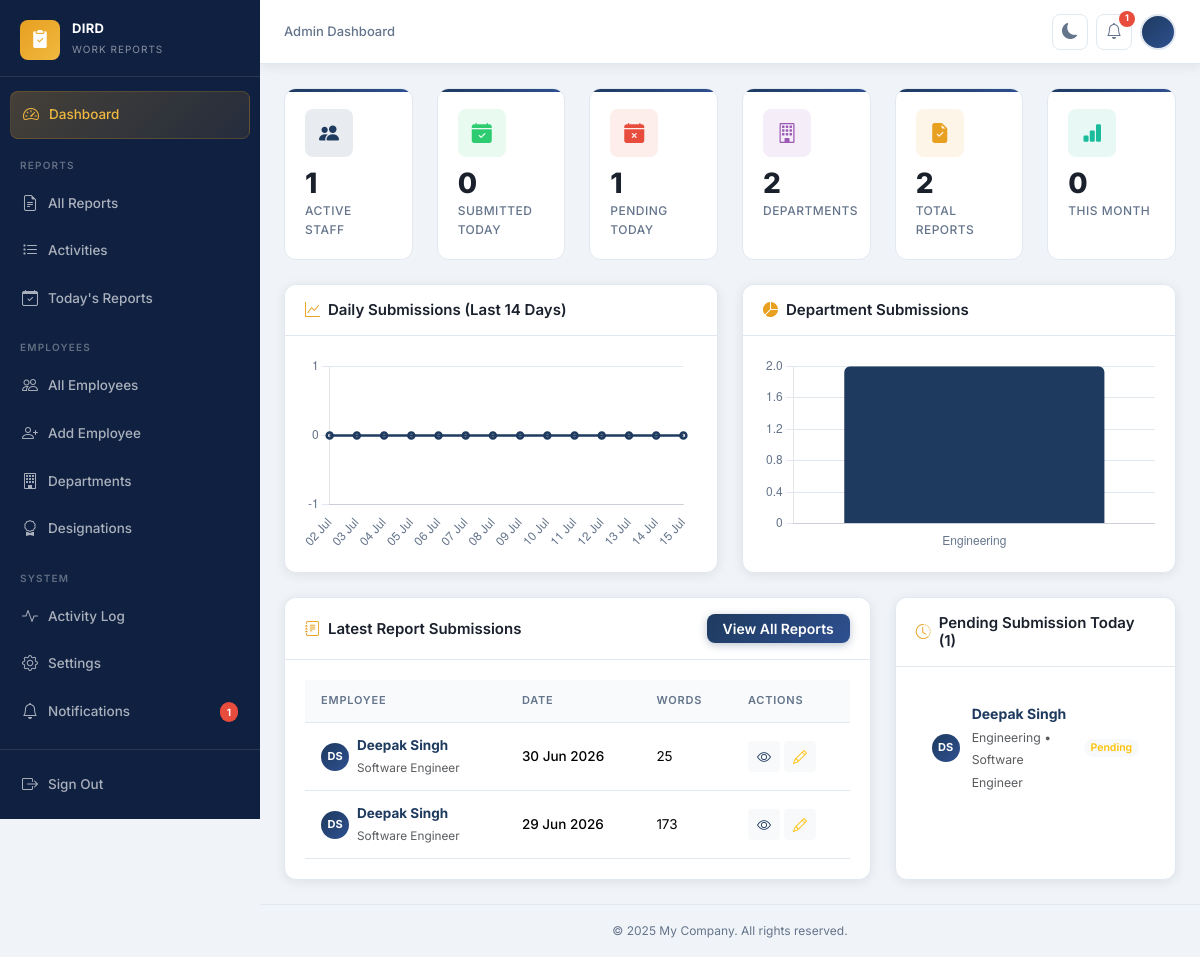
Page /dashboard/ (signed in) on the earlier database version.
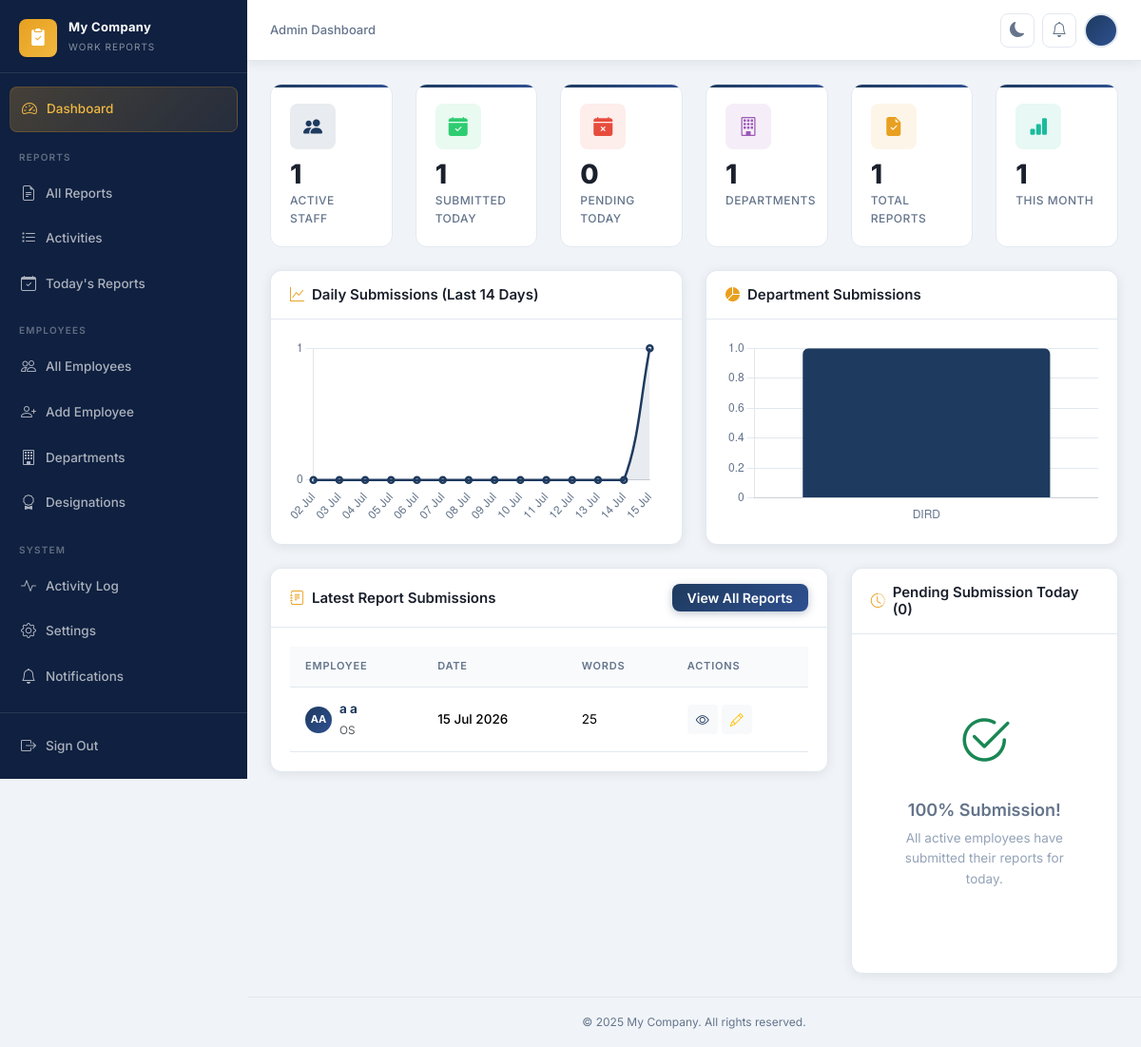
Same page on the later database version.
### apps/core/models.py (models this page shows, shortened)
class CompanySettings(models.Model):
    company_name = models.CharField(max_length=200, default='My Company')
    company_logo = models.ImageField(upload_to='company/', null=True, blank=True)
    timezone = models.CharField(max_length=100, default='Asia/Kolkata')
    date_format = models.CharField(
        max_length=30,
        default='%d %B %Y',
        help_text='Python strftime format string',
    )
    submission_deadline = models.TimeField(
        default='23:59',
        help_text='Daily report submission deadline (HH:MM)',
    )
    footer_text = models.CharField(
        max_length=300,
        default='© 2025 My Company. All rights reserved.',
    )
    theme = models.CharField(
        max_length=10,
        choices=[('light', 'Light'), ('dark', 'Dark')],
        default='light',
    )
    updated_at = models.DateTimeField(auto_now=True)
    class Meta:
        verbose_name = 'Company Settings'
        verbose_name_plural = 'Company Settings'
    @classmethod
    def get_settings(cls) -> 'CompanySettings':
        obj, _ = cls.objects.get_or_create(pk=1)
        return obj

### apps/reports/models.py (models this page shows, shortened)
class DailyReport(models.Model):
    employee = models.ForeignKey(
        'employees.EmployeeProfile',
        on_delete=models.CASCADE,
        related_name='daily_reports',
    )
    date = models.DateField(default=timezone.localdate)
    report_text = models.TextField(blank=True)
    word_count = models.PositiveIntegerField(default=0, editable=False)
    is_edited = models.BooleanField(default=False)
    created_at = models.DateTimeField(auto_now_add=True)
    updated_at = models.DateTimeField(auto_now=True)
    class Meta:
        ordering = ['-date', '-created_at']
        unique_together = [('employee', 'date')]
        verbose_name = 'Daily Report'
        verbose_name_plural = 'Daily Reports'

### apps/employees/models.py (models this page shows, shortened)
class EmployeeProfile(models.Model):
    user = models.OneToOneField(
        User,
        on_delete=models.CASCADE,
        related_name='employee_profile',
    )
    department = models.ForeignKey(
        Department,
        on_delete=models.SET_NULL,
        null=True,
        blank=True,
        related_name='employee_profiles',
    )
    designation = models.ForeignKey(
        Designation,
        on_delete=models.SET_NULL,
        null=True,
        blank=True,
        related_name='employee_profiles',
    )
    employee_id = models.CharField(max_length=20, unique=True, blank=True)
    phone = models.CharField(max_length=20, blank=True)
    avatar = models.ImageField(upload_to='avatars/', null=True, blank=True)
    date_of_joining = models.DateField(null=True, blank=True)
    is_active = models.BooleanField(default=True)
    created_at = models.DateTimeField(auto_now_add=True)
    updated_at = models.DateTimeField(auto_now=True)
    class Meta:
        ordering = ['user__first_name', 'user__last_name']
        verbose_name = 'Employee Profile'
        verbose_name_plural = 'Employee Profiles'
    @property
    def full_name(self) -> str:
        return self.user.get_full_name() or self.user.username

class Designation(models.Model):
    name = models.CharField(max_length=100)
    department = models.ForeignKey(
        Department,
        on_delete=models.CASCADE,
        related_name='designations',
    )
    is_active = models.BooleanField(default=True)
    created_at = models.DateTimeField(auto_now_add=True)
    updated_at = models.DateTimeField(auto_now=True)
    class Meta:
        ordering = ['name']
        unique_together = [('name', 'department')]
        verbose_name = 'Designation'
        verbose_name_plural = 'Designations'

class Department(models.Model):
    name = models.CharField(max_length=100, unique=True)
    description = models.TextField(blank=True)
    is_active = models.BooleanField(default=True)
    created_at = models.DateTimeField(auto_now_add=True)
    updated_at = models.DateTimeField(auto_now=True)
    class Meta:
        ordering = ['name']
        verbose_name = 'Department'
        verbose_name_plural = 'Departments'

### apps/dashboard/views.py (the view)
# urls.py: path('', views.DashboardView.as_view(), name='index'),
class DashboardView(EmployeeRequiredMixin, View):
    def get(self, request, *args, **kwargs):
        if request.user.is_staff:
            return AdminDashboardView.as_view()(request, *args, **kwargs)
        return EmployeeDashboardView.as_view()(request, *args, **kwargs)

### apps/core/context_processors.py (called while the page is built)
def company_settings(request) -> dict:
    settings_obj = CompanySettings.get_settings()
    return {'company_settings': settings_obj}

### apps/core/mixins.py (called while the page is built)
    def dispatch(self, request, *args, **kwargs):
        if not request.user.is_authenticated:
            return self.handle_no_permission()
        if not request.user.is_staff:
            messages.error(request, 'You do not have permission to access this page.')
            return redirect('dashboard:index')
        return super().dispatch(request, *args, **kwargs)

    def dispatch(self, request, *args, **kwargs):
        if not request.user.is_authenticated:
            return self.handle_no_permission()
        return super().dispatch(request, *args, **kwargs)

### apps/notifications/context_processors.py (called while the page is built)
def notifications_count(request) -> dict:
    if request.user.is_authenticated:
        count = request.user.notifications.filter(is_read=False).count()
    else:
        count = 0
    return {'unread_notifications_count': count}

### templates/dashboard/admin_dashboard.html (shortened to what the changed rows need)
{% extends 'base.html' %}
{% block content %}
<div class="row g-4 mb-4">
  <div class="col-6 col-sm-4 col-xl-2">
    <div class="kpi-card h-100">
      <div class="kpi-icon green">
        <i class="bi bi-calendar-check-fill"></i>
      </div>
      <div class="kpi-value">{{ submitted_today }}</div>
      <div class="kpi-label">Submitted Today</div>
    </div>
  </div>
  <div class="col-6 col-sm-4 col-xl-2">
    <div class="kpi-card h-100">
      <div class="kpi-icon red">
        <i class="bi bi-calendar-x-fill"></i>
      </div>
      <div class="kpi-value">{{ pending_today }}</div>
      <div class="kpi-label">Pending Today</div>
    </div>
  </div>
  <div class="col-6 col-sm-4 col-xl-2">
    <div class="kpi-card h-100">
      <div class="kpi-icon purple">
        <i class="bi bi-building"></i>
      </div>
      <div class="kpi-value">{{ total_departments }}</div>
      <div class="kpi-label">Departments</div>
    </div>
  </div>
  <div class="col-6 col-sm-4 col-xl-2">
    <div class="kpi-card h-100">
      <div class="kpi-icon amber">
        <i class="bi bi-file-earmark-check-fill"></i>
      </div>
      <div class="kpi-value">{{ total_reports }}</div>
      <div class="kpi-label">Total Reports</div>
    </div>
  </div>
  <div class="col-6 col-sm-4 col-xl-2">
    <div class="kpi-card h-100">
      <div class="kpi-icon teal">
        <i class="bi bi-bar-chart-fill"></i>
      </div>
      <div class="kpi-value">{{ this_month_reports }}</div>
      <div class="kpi-label">This Month</div>
    </div>
  </div>
</div>
<div class="row g-4 mb-4">
  <div class="col-lg-6">
    <div class="card border-0 rounded-custom shadow-sm bg-surface">
      <div class="card-header">
        <h2 class="card-title"><i class="bi bi-graph-up text-accent"></i> Daily Submissions (Last 14 Days)</h2>
      </div>
      <div class="card-body">
        <canvas id="dailyChart" style="max-height: 260px;"></canvas>
      </div>
    </div>
  </div>
  <div class="col-lg-6">
    <div class="card border-0 rounded-custom shadow-sm bg-surface">
      <div class="card-header">
        <h2 class="card-title"><i class="bi bi-pie-chart-fill text-accent"></i> Department Submissions</h2>
      </div>
      <div class="card-body">
        <canvas id="deptChart" style="max-height: 260px;"></canvas>
      </div>
    </div>
  </div>
</div>
<div class="row g-4">
  <div class="col-xl-8 col-lg-7">
    <div class="card border-0 rounded-custom shadow-sm bg-surface">
      <div class="card-header d-flex justify-content-between align-items-center">
        <h2 class="card-title m-0"><i class="bi bi-journal-text text-accent"></i> Latest Report Submissions</h2>
      </div>
      <div class="card-body p-0">
        {% if latest_reports %}
          <div class="table-responsive">
            <table class="table table-hover align-middle mb-0">
              <thead>
                <tr>
                  <th>Employee</th>
                  <th>Date</th>
                  <th>Words</th>
                  <th>Actions</th>
                </tr>
              </thead>
              <tbody>
                {% for r in latest_reports %}
                  <tr>
                    <td>
                      <div class="d-flex align-items-center gap-2">
                        <div class="avatar-circle sm">
                          {% if r.employee.avatar %}
                            <img src="{{ r.employee.avatar.url }}" alt="" />
                          {% else %}
                            {{ r.employee.user.first_name|first|upper }}{{ r.employee.user.last_name|first|upper }}
                          {% endif %}
                        </div>
                        <div>
                          <strong class="d-block text-primary-custom">{{ r.employee.full_name }}</strong>
                          <span class="text-muted small">{{ r.employee.designation.name }}</span>
                        </div>
                      </div>
                    </td>
                    <td><span class="fw-500">{{ r.date|date:"d M Y" }}</span></td>
                    <td>{{ r.word_count }}</td>
                    <td>
                      <div class="d-flex gap-1">
                        <a href="{% url 'reports:admin_report_detail' r.pk %}" class="btn btn-light btn-sm text-primary-custom" data-bs-toggle="tooltip" title="View"><i class="bi bi-eye"></i></a>
                        <a href="{% url 'reports:admin_report_edit' r.pk %}" class="btn btn-light btn-sm text-warning" data-bs-toggle="tooltip" title="Edit"><i class="bi bi-pencil"></i></a>
                      </div>
                    </td>
                  </tr>
                {% endfor %}
              </tbody>
            </table>
          </div>
        {% else %}
          <div class="empty-state">
            <i class="bi bi-journals empty-state-icon"></i>
            <h3 class="empty-state-title">No Reports Today</h3>
            <p class="empty-state-text">No employees have submitted reports yet for today.</p>
          </div>
        {% endif %}
      </div>
    </div>
  </div>
  <div class="col-xl-4 col-lg-5">
    <div class="card border-0 rounded-custom shadow-sm bg-surface h-100">
      <div class="card-header">
        <h2 class="card-title"><i class="bi bi-clock-history text-accent"></i> Pending Submission Today ({{ pending_today }})</h2>
      </div>
      <div class="card-body p-0" style="max-height: 400px; overflow-y: auto;">
        {% if pending_employees %}
          <div class="list-group list-group-flush">
            {% for emp in pending_employees %}
              <div class="list-group-item d-flex align-items-center gap-3 px-3 py-3 border-custom">
                <div class="avatar-circle sm">
                  {% if emp.avatar %}
                    <img src="{{ emp.avatar.url }}" alt="" />
                  {% else %}
                    {{ emp.user.first_name|first|upper }}{{ emp.user.last_name|first|upper }}
                  {% endif %}
                </div>
                <div class="flex-grow-1">
                  <strong class="d-block text-primary-custom">{{ emp.full_name }}</strong>
                  <span class="text-muted small">{{ emp.department.name }} &bull; {{ emp.designation.name }}</span>
                </div>
                <span class="badge rounded-pill bg-light text-warning fw-600">Pending</span>
              </div>
            {% endfor %}
          </div>
        {% else %}
          <div class="empty-state py-5">
            <i class="bi bi-check2-circle empty-state-icon text-success"></i>
            <h3 class="empty-state-title">100% Submission!</h3>
            <p class="empty-state-text">All active employees have submitted their reports for today.</p>
          </div>
        {% endif %}
      </div>
    </div>
  </div>
</div>
{% endblock %}
{% block extra_js %}
<script>
  document.addEventListener('DOMContentLoaded', function() {
    // Theme aware color palette
    const isDark = document.documentElement.getAttribute('data-theme') === 'dark';
    const textColor = isDark ? '#94A3B8' : '#64748B';
    const gridColor = isDark ? '#334155' : '#E2E8F0';
    // Daily submissions Chart.js
    const dailyCtx = document.getElementById('dailyChart').getContext('2d');
    new Chart(dailyCtx, {
      type: 'line',
      data: {
        labels: {{ daily_chart_labels|safe }},
        datasets: [{
          label: 'Report Submissions',
          data: {{ daily_chart_data|safe }},
          borderColor: '#1E3A5F',
          backgroundColor: 'rgba(30, 58, 95, 0.1)',
          borderWidth: 2.5,
          tension: 0.35,
          fill: true
        }]
      },
      options: {
        responsive: true,
        plugins: {
          legend: { display: false }
        },
        scales: {
          x: { ticks: { color: textColor }, grid: { display: false } },
          y: { ticks: { color: textColor, stepSize: 1 }, grid: { color: gridColor } }
        }
      }
    });
    // Department submissions Chart.js
    const deptCtx = document.getElementById('deptChart').getContext('2d');
    new Chart(deptCtx, {
      type: 'bar',
      data: {
        labels: {{ dept_chart_labels|safe }},
        datasets: [{
          data: {{ dept_chart_data|safe }},
          backgroundColor: ['#1E3A5F', '#E8A020', '#2ECC71', '#E74C3C', '#9B59B6', '#3498DB', '#1ABC9C'],
          borderRadius: 6
        }]
      },
      options: {
        responsive: true,
        plugins: {
          legend: { display: false }
        },
        scales: {
          x: { ticks: { color: textColor }, grid: { display: false } },
          y: { ticks: { color: textColor }, grid: { color: gridColor } }
        }
      }
    });
  });
</script>
{% endblock %}

### templates/base.html (shortened to what the changed rows need)
{% load static %}
<!DOCTYPE html>
<html lang="en" data-theme="light">
<head>
  <link rel="stylesheet" href="https://cdn.jsdelivr.net/npm/bootstrap@5.3.3/dist/css/bootstrap.min.css" />
  <link rel="stylesheet" href="https://cdn.jsdelivr.net/npm/bootstrap-icons@1.11.3/font/bootstrap-icons.min.css" />
  <link rel="stylesheet" href="{% static 'css/style.css' %}?v=2" />
</head>
<body>
<div class="layout">
  <aside class="sidebar" id="sidebar">
    <a class="sidebar-brand" href="{% url 'dashboard:index' %}">
      <div class="sidebar-brand-text">
        <span class="sidebar-brand-name">{{ company_settings.company_name }}</span>
        <span class="sidebar-brand-sub">Work Reports</span>
      </div>
    </a>
    <nav class="sidebar-nav">
      <div class="nav-item">
        <a href="{% url 'notifications:notification_list' %}" class="nav-link {% if 'notifications' in request.path %}active{% endif %}">
          <i class="bi bi-bell"></i> Notifications
          {% if unread_notifications_count > 0 %}
          <span class="nav-badge">{{ unread_notifications_count }}</span>
          {% endif %}
        </a>
      </div>
    </nav>
  </aside>
  <div class="main-content">
    <header class="topbar">
      <div class="breadcrumb-wrapper">
      </div>
      <div class="topbar-actions">
        <a href="{% url 'notifications:notification_list' %}" class="topbar-btn" title="Notifications">
          <i class="bi bi-bell"></i>
          {% if unread_notifications_count > 0 %}
          <span class="notif-badge" id="notif-badge">{{ unread_notifications_count }}</span>
          {% endif %}
        </a>
      </div>
    </header>
    <div class="toast-container position-fixed top-0 end-0 p-3" style="z-index:9998;">
    </div>
    <main class="page-content">
      {% block content %}{% endblock %}
    </main>
    <footer class="py-3 px-4 text-center" style="border-top:1px solid var(--border);font-size:12px;color:var(--text-muted);">
      {{ company_settings.footer_text }}
    </footer>
  </div>
</div>
{% block extra_js %}{% endblock %}
</body>
</html>

Differences in the rows shown:
removed DailyReport: employee.user.first_name|first "D", employee.user.last_name|first "S", employee.full_name "Deepak Singh", employee.designation.name "Software Engineer", date "30 Jun 2026", word_count "25"
removed DailyReport: employee.user.first_name|first "D", employee.user.last_name|first "S", employee.full_name "Deepak Singh", employee.designation.name "Software Engineer", date "29 Jun 2026", word_count "173"
no longer on this page (row edited): EmployeeProfile: user.first_name|first "D", user.last_name|first "S", full_name "Deepak Singh", department.name "Engineering", designation.name "Software Engineer"
changed CompanySettings: company_name "DIRD" → "My Company"
added DailyReport: employee.user.first_name|first "A", employee.user.last_name|first "A", employee.full_name "a a", employee.designation.name "OS", date "15 Jul 2026", word_count "25"
Other differences:
{{ submitted_today }}: "0" → "1"
{{ pending_today }}: "1" → "0"
{{ total_departments }}: "2" → "1"
{{ total_reports }}: "2" → "1"
{{ this_month_reports }}: "0" → "1"
chart data {{ daily_chart_data|safe }}: [0, 0, 0, 0, 0, 0, 0, 0, 0, 0, 0, 0, 0, 0] → [0, 0, 0, 0, 0, 0, 0, 0, 0, 0, 0, 0, 0, 1]
chart data {{ dept_chart_labels|safe }}: ["Engineering"] → ["DIRD"]
chart data {{ dept_chart_data|safe }}: [2] → [1]
{{ unread_notifications_count }}: "1" → (not shown)
text now shown: "100% Submission! All active employees have submitted their reports for today."
